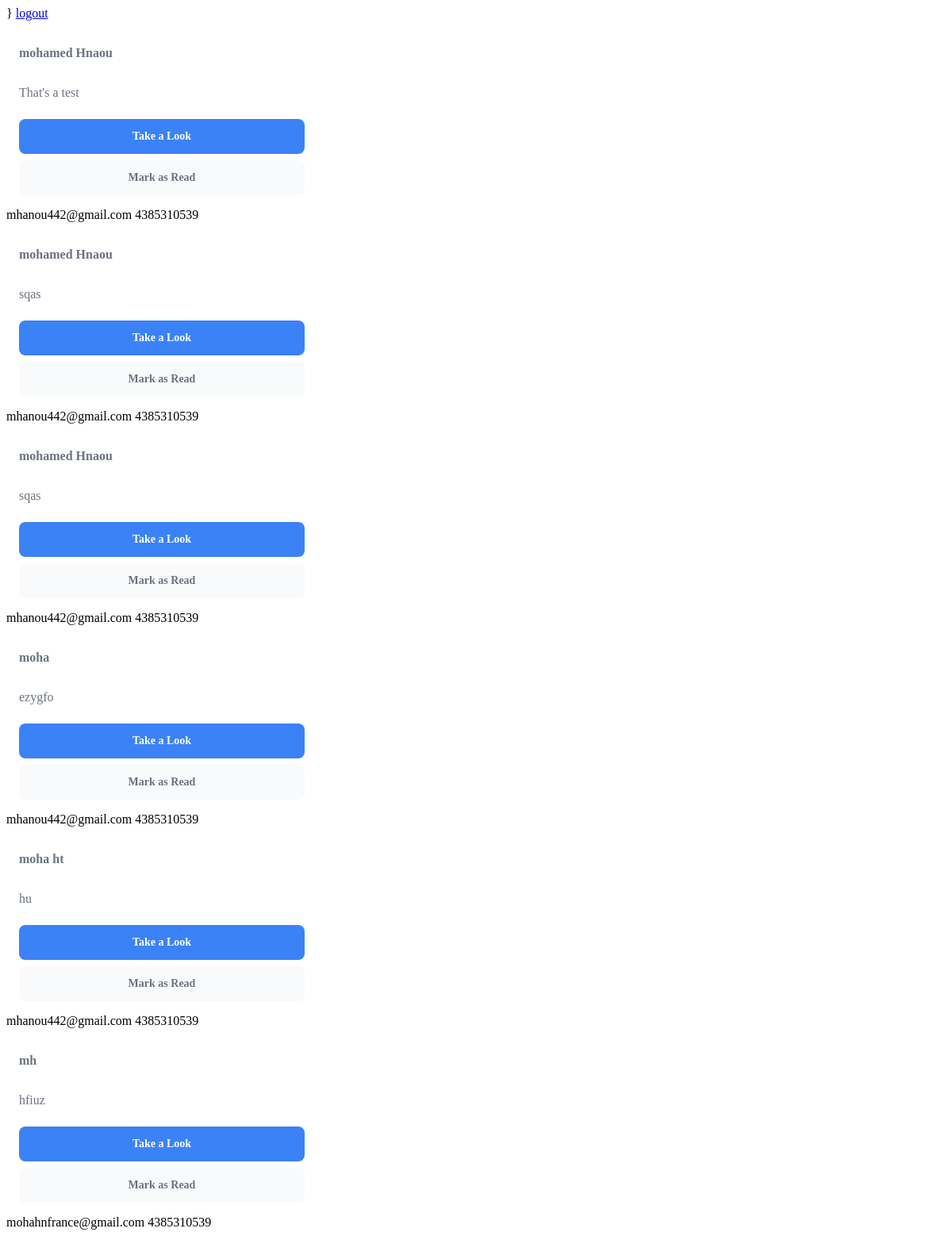
The app's page /gestion/ (signed in) with its own data.
### myapp/models.py (models this page shows, shortened)
class contact(models.Model):
    name=models.CharField(max_length=20)
    email=models.EmailField(blank=True)
    phone=models.IntegerField()
    message=models.TextField(blank=True)

### gestion/views.py (the view)
# urls.py: path("", views.admin, name="admin"),
@login_required
def admin(request):
    con=contact.objects.all()
    context={
        "contact":con,
    }
    return render(request,"admin/admin.html",context)

### myapp/templates/admin/admin.html (shortened to what this page needs)
{% load static %}}
<link href="{% static 'css/style2.css' %}" rel="stylesheet" />
<a href={% url "logout" %}>logout</a>
    {% for item in contact %}
    <div class="card">
        <div class="header">
          <p class="alert">{{item.name}}</p>
        </div>
        <p class="message">
            {{item.message}}
        </p>
        <div class="actions">
          <a class="read" href="">
            Take a Look
          </a>
          <a class="mark-as-read" href="">
            Mark as Read
          </a>
        </div>
      </div>
        <tr>
            <td>{{item.email}}</td>
            <td>{{item.phone}}</td>
        </tr>
    {% endfor %}

### static/css/style2.css (style rules this page uses)
.card { max-width: 320px; border-width: 1px; border-color: rgba(219, 234, 254, 1); border-radius: 1rem; background-color: rgba(255, 255, 255, 1); padding: 1rem; }
.header { display: flex; align-items: center; grid-gap: 1rem; gap: 1rem; }
.alert { font-weight: 600; color: rgba(107, 114, 128, 1); }
.message { margin-top: 1rem; color: rgba(107, 114, 128, 1); }
.actions { margin-top: 1.5rem; }
.actions a { text-decoration: none; }
.mark-as-read, .read { display: inline-block; border-radius: 0.5rem; width: 100%; padding: 0.75rem 1.25rem; text-align: center; font-size: 0.875rem; line-height: 1.25rem; font-weight: 600; }
.read { background-color: rgba(59, 130, 246, 1); color: rgba(255, 255, 255, 1); }
.mark-as-read { margin-top: 0.5rem; background-color: rgba(249, 250, 251, 1); color: rgba(107, 114, 128, 1); transition: all .15s ease; }

### records on screen
contact: name "mohamed Hnaou", message "That's a test", email "mhanou442@gmail.com", phone "4385310539"
contact: name "mohamed Hnaou", message "sqas", email "mhanou442@gmail.com", phone "4385310539"
contact: name "mohamed Hnaou", message "sqas", email "mhanou442@gmail.com", phone "4385310539"
contact: name "moha", message "ezygfo", email "mhanou442@gmail.com", phone "4385310539"
contact: name "moha ht", message "hu", email "mhanou442@gmail.com", phone "4385310539"
contact: name "mh", message "hfiuz", email "mohahnfrance@gmail.com", phone "4385310539"
